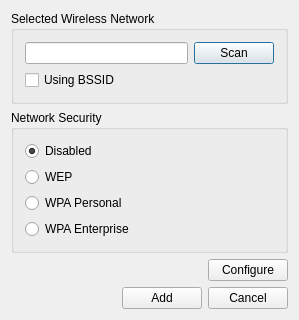
<?xml version="1.0" encoding="UTF-8"?>
<ui version="4.0">
 <class>wifiselectiondialog</class>
 <widget class="QDialog" name="wifiselectiondialog">
  <property name="geometry">
   <rect>
    <x>0</x>
    <y>0</y>
    <width>299</width>
    <height>318</height>
   </rect>
  </property>
  <property name="windowTitle">
   <string>Select Wireless Network</string>
  </property>
  <property name="windowIcon">
   <iconset resource="wificonfig.qrc">
    <normaloff>:/object-unlocked.png</normaloff>:/object-unlocked.png</iconset>
  </property>
  <layout class="QGridLayout" name="gridLayout_3">
   <item row="0" column="0">
    <widget class="QGroupBox" name="groupBox">
     <property name="title">
      <string>Selected Wireless Network</string>
     </property>
     <layout class="QGridLayout" name="gridLayout_2">
      <item row="0" column="0">
       <layout class="QHBoxLayout" name="horizontalLayout_2">
        <item>
         <widget class="QLineEdit" name="lineSSID"/>
        </item>
        <item>
         <widget class="QPushButton" name="pushScan">
          <property name="text">
           <string>Scan</string>
          </property>
         </widget>
        </item>
       </layout>
      </item>
      <item row="1" column="0">
       <widget class="QCheckBox" name="checkBSSID">
        <property name="enabled">
         <bool>true</bool>
        </property>
        <property name="text">
         <string>Using BSSID</string>
        </property>
        <property name="shortcut">
         <string/>
        </property>
        <property name="checked">
         <bool>false</bool>
        </property>
       </widget>
      </item>
     </layout>
    </widget>
   </item>
   <item row="1" column="0">
    <widget class="QGroupBox" name="buttonGroupSecurity">
     <property name="title">
      <string>Network Security</string>
     </property>
     <layout class="QGridLayout" name="gridLayout">
      <item row="0" column="0">
       <widget class="QRadioButton" name="radioSecurityDisabled">
        <property name="text">
         <string>Disabled</string>
        </property>
        <property name="checked">
         <bool>true</bool>
        </property>
       </widget>
      </item>
      <item row="1" column="0">
       <widget class="QRadioButton" name="radioSecurityWEP">
        <property name="enabled">
         <bool>true</bool>
        </property>
        <property name="text">
         <string>WEP</string>
        </property>
        <property name="checked">
         <bool>false</bool>
        </property>
       </widget>
      </item>
      <item row="2" column="0">
       <widget class="QRadioButton" name="radioSecurityWPAPersonal">
        <property name="text">
         <string>WPA Personal</string>
        </property>
        <property name="shortcut">
         <string/>
        </property>
       </widget>
      </item>
      <item row="3" column="0">
       <widget class="QRadioButton" name="radioSecurityWPAEnt">
        <property name="text">
         <string>WPA Enterprise</string>
        </property>
        <property name="shortcut">
         <string/>
        </property>
       </widget>
      </item>
     </layout>
    </widget>
   </item>
   <item row="3" column="0">
    <layout class="QHBoxLayout" name="horizontalLayout_3">
     <item>
      <spacer name="horizontalSpacer">
       <property name="orientation">
        <enum>Qt::Horizontal</enum>
       </property>
       <property name="sizeHint" stdset="0">
        <size>
         <width>288</width>
         <height>17</height>
        </size>
       </property>
      </spacer>
     </item>
     <item>
      <widget class="QPushButton" name="pushSecurity">
       <property name="text">
        <string>Configure</string>
       </property>
       <property name="shortcut">
        <string/>
       </property>
      </widget>
     </item>
    </layout>
   </item>
   <item row="4" column="0">
    <spacer name="spacer9">
     <property name="orientation">
      <enum>Qt::Vertical</enum>
     </property>
     <property name="sizeType">
      <enum>QSizePolicy::Preferred</enum>
     </property>
     <property name="sizeHint" stdset="0">
      <size>
       <width>270</width>
       <height>16</height>
      </size>
     </property>
    </spacer>
   </item>
   <item row="5" column="0">
    <layout class="QHBoxLayout" name="horizontalLayout">
     <item>
      <spacer name="spacer8">
       <property name="orientation">
        <enum>Qt::Horizontal</enum>
       </property>
       <property name="sizeType">
        <enum>QSizePolicy::Expanding</enum>
       </property>
       <property name="sizeHint" stdset="0">
        <size>
         <width>70</width>
         <height>21</height>
        </size>
       </property>
      </spacer>
     </item>
     <item>
      <widget class="QPushButton" name="pushConnect">
       <property name="text">
        <string>Add</string>
       </property>
       <property name="shortcut">
        <string>Alt+C</string>
       </property>
      </widget>
     </item>
     <item>
      <widget class="QPushButton" name="pushCancel">
       <property name="text">
        <string>Cancel</string>
       </property>
      </widget>
     </item>
    </layout>
   </item>
  </layout>
 </widget>
 <layoutdefault spacing="6" margin="11"/>
 <includes>
  <include location="local">qtimer.h</include>
  <include location="local">qfile.h</include>
  <include location="local">qimage.h</include>
  <include location="local">qmessagebox.h</include>
  <include location="local">qgroupbox.h</include>
 </includes>
 <resources>
  <include location="wificonfig.qrc"/>
 </resources>
 <connections/>
</ui>
